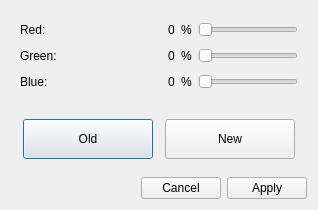
<?xml version="1.0" encoding="UTF-8"?>
<ui version="4.0">
 <class>ColorDialog</class>
 <widget class="QDialog" name="ColorDialog">
  <property name="geometry">
   <rect>
    <x>0</x>
    <y>0</y>
    <width>318</width>
    <height>207</height>
   </rect>
  </property>
  <property name="windowTitle">
   <string>Color</string>
  </property>
  <property name="windowIcon">
   <iconset resource="resource.qrc">
    <normaloff>:/image/images/color.png</normaloff>:/image/images/color.png</iconset>
  </property>
  <layout class="QVBoxLayout" name="verticalLayout">
   <item>
    <widget class="QWidget" name="rWidget" native="true">
     <layout class="QHBoxLayout" name="horizontalLayout">
      <property name="bottomMargin">
       <number>0</number>
      </property>
      <item>
       <widget class="QLabel" name="label">
        <property name="text">
         <string>Red: </string>
        </property>
       </widget>
      </item>
      <item>
       <spacer name="horizontalSpacer">
        <property name="orientation">
         <enum>Qt::Horizontal</enum>
        </property>
        <property name="sizeHint" stdset="0">
         <size>
          <width>40</width>
          <height>20</height>
         </size>
        </property>
       </spacer>
      </item>
      <item>
       <widget class="QLabel" name="rLabel">
        <property name="text">
         <string>0</string>
        </property>
       </widget>
      </item>
      <item>
       <widget class="QLabel" name="label_2">
        <property name="text">
         <string>%</string>
        </property>
       </widget>
      </item>
      <item>
       <widget class="QSlider" name="redSlider">
        <property name="sizePolicy">
         <sizepolicy hsizetype="Preferred" vsizetype="Fixed">
          <horstretch>0</horstretch>
          <verstretch>0</verstretch>
         </sizepolicy>
        </property>
        <property name="minimumSize">
         <size>
          <width>100</width>
          <height>0</height>
         </size>
        </property>
        <property name="maximumSize">
         <size>
          <width>100</width>
          <height>16777215</height>
         </size>
        </property>
        <property name="maximum">
         <number>100</number>
        </property>
        <property name="orientation">
         <enum>Qt::Horizontal</enum>
        </property>
       </widget>
      </item>
     </layout>
    </widget>
   </item>
   <item>
    <widget class="QWidget" name="gWidget" native="true">
     <layout class="QHBoxLayout" name="horizontalLayout_2">
      <property name="topMargin">
       <number>0</number>
      </property>
      <property name="bottomMargin">
       <number>0</number>
      </property>
      <item>
       <widget class="QLabel" name="label_3">
        <property name="text">
         <string>Green: </string>
        </property>
       </widget>
      </item>
      <item>
       <spacer name="horizontalSpacer_2">
        <property name="orientation">
         <enum>Qt::Horizontal</enum>
        </property>
        <property name="sizeHint" stdset="0">
         <size>
          <width>40</width>
          <height>20</height>
         </size>
        </property>
       </spacer>
      </item>
      <item>
       <widget class="QLabel" name="greenLabel">
        <property name="text">
         <string>0</string>
        </property>
       </widget>
      </item>
      <item>
       <widget class="QLabel" name="label_4">
        <property name="text">
         <string>%</string>
        </property>
       </widget>
      </item>
      <item>
       <widget class="QSlider" name="greenSlider">
        <property name="sizePolicy">
         <sizepolicy hsizetype="Preferred" vsizetype="Fixed">
          <horstretch>0</horstretch>
          <verstretch>0</verstretch>
         </sizepolicy>
        </property>
        <property name="minimumSize">
         <size>
          <width>100</width>
          <height>0</height>
         </size>
        </property>
        <property name="maximumSize">
         <size>
          <width>100</width>
          <height>16777215</height>
         </size>
        </property>
        <property name="maximum">
         <number>100</number>
        </property>
        <property name="orientation">
         <enum>Qt::Horizontal</enum>
        </property>
       </widget>
      </item>
     </layout>
    </widget>
   </item>
   <item>
    <widget class="QWidget" name="bWidget" native="true">
     <layout class="QHBoxLayout" name="horizontalLayout_3">
      <property name="topMargin">
       <number>0</number>
      </property>
      <item>
       <widget class="QLabel" name="label_5">
        <property name="text">
         <string>Blue: </string>
        </property>
       </widget>
      </item>
      <item>
       <spacer name="horizontalSpacer_3">
        <property name="orientation">
         <enum>Qt::Horizontal</enum>
        </property>
        <property name="sizeHint" stdset="0">
         <size>
          <width>40</width>
          <height>20</height>
         </size>
        </property>
       </spacer>
      </item>
      <item>
       <widget class="QLabel" name="blueLabel">
        <property name="text">
         <string>0</string>
        </property>
       </widget>
      </item>
      <item>
       <widget class="QLabel" name="label_6">
        <property name="text">
         <string>%</string>
        </property>
       </widget>
      </item>
      <item>
       <widget class="QSlider" name="blueSlider">
        <property name="minimumSize">
         <size>
          <width>100</width>
          <height>0</height>
         </size>
        </property>
        <property name="maximumSize">
         <size>
          <width>100</width>
          <height>16777215</height>
         </size>
        </property>
        <property name="maximum">
         <number>100</number>
        </property>
        <property name="orientation">
         <enum>Qt::Horizontal</enum>
        </property>
       </widget>
      </item>
     </layout>
    </widget>
   </item>
   <item>
    <widget class="QWidget" name="widget" native="true">
     <layout class="QGridLayout" name="gridLayout">
      <property name="margin">
       <number>12</number>
      </property>
      <property name="spacing">
       <number>12</number>
      </property>
      <item row="0" column="0">
       <widget class="QPushButton" name="oldButton">
        <property name="sizePolicy">
         <sizepolicy hsizetype="Minimum" vsizetype="Preferred">
          <horstretch>0</horstretch>
          <verstretch>0</verstretch>
         </sizepolicy>
        </property>
        <property name="minimumSize">
         <size>
          <width>0</width>
          <height>40</height>
         </size>
        </property>
        <property name="text">
         <string>Old</string>
        </property>
       </widget>
      </item>
      <item row="0" column="1">
       <widget class="QPushButton" name="newButton">
        <property name="sizePolicy">
         <sizepolicy hsizetype="Minimum" vsizetype="Preferred">
          <horstretch>0</horstretch>
          <verstretch>0</verstretch>
         </sizepolicy>
        </property>
        <property name="minimumSize">
         <size>
          <width>0</width>
          <height>40</height>
         </size>
        </property>
        <property name="text">
         <string>New</string>
        </property>
       </widget>
      </item>
     </layout>
    </widget>
   </item>
   <item>
    <spacer name="verticalSpacer">
     <property name="orientation">
      <enum>Qt::Vertical</enum>
     </property>
     <property name="sizeHint" stdset="0">
      <size>
       <width>20</width>
       <height>40</height>
      </size>
     </property>
    </spacer>
   </item>
   <item>
    <widget class="QWidget" name="widget_2" native="true">
     <layout class="QHBoxLayout" name="horizontalLayout_4">
      <property name="margin">
       <number>0</number>
      </property>
      <item>
       <spacer name="horizontalSpacer_4">
        <property name="orientation">
         <enum>Qt::Horizontal</enum>
        </property>
        <property name="sizeHint" stdset="0">
         <size>
          <width>135</width>
          <height>20</height>
         </size>
        </property>
       </spacer>
      </item>
      <item>
       <widget class="QPushButton" name="cancelButton">
        <property name="text">
         <string>Cancel</string>
        </property>
       </widget>
      </item>
      <item>
       <widget class="QPushButton" name="applyButton">
        <property name="text">
         <string>Apply</string>
        </property>
       </widget>
      </item>
     </layout>
    </widget>
   </item>
  </layout>
 </widget>
 <resources>
  <include location="resource.qrc"/>
 </resources>
 <connections/>
</ui>
